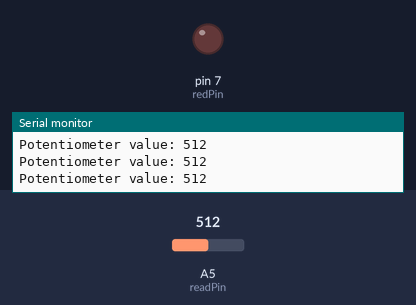
A sketch run on a simulated Arduino Uno, built with avr-gcc and run on an emulated ATmega328P. Parts: output pins drawn as LEDs (lit = HIGH), the last lines printed to the serial monitor. Inputs (shaded band) come from the test bench; at power-on: A5 (readPin) = 512.

Above: at 1.3 s.
1.4 s: A5 (readPin) set to 991
3.2 s: A5 (readPin) set to 1009
At 4.8 s:
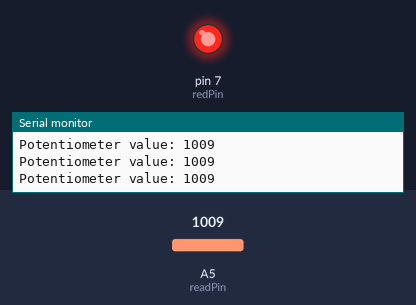
5.5 s: A5 (readPin) set to 990
At 6.3 s:
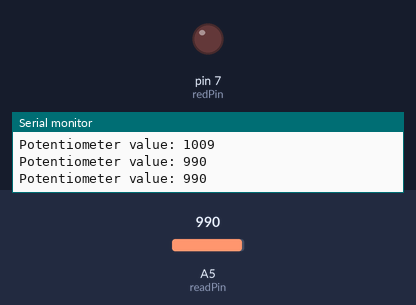
7.5 s: A5 (readPin) set to 1010
At 9.2 s:
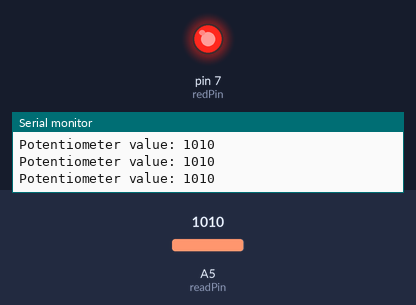
Timing chart, 0 to 10.5 s (numbered marks = the images above; inputs shaded):
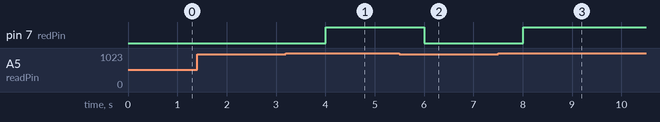

The sketch:

while_loop.ino
```cpp
int v = 0;
int potVal;
int redPin = 7;
int readPin = A5;
int delayTime = 500;

void setup() {
  pinMode(readPin, INPUT);
  pinMode(redPin, OUTPUT);
  Serial.begin(9600);
}

void loop() {

  // Check potentiometer value
  potVal = analogRead(readPin);
  Serial.print("Potentiometer value: ");
  Serial.println(potVal);
  delay(delayTime);

  // Check potentiometer value is greater than 1000 then lit the LED Bulb
  while(potVal > 1000) {
    digitalWrite(redPin, HIGH);
    // Keep Reading the Potentiometer Else this loop will run continuously
    potVal = analogRead(readPin);
    Serial.print("Potentiometer value: ");
    Serial.println(potVal);
    delay(delayTime);
  }

  // Off the LED if potentiometer value is less than 1000
  digitalWrite(redPin, LOW);
}
```

Measured:
- the behaviour switches between 1000 and 1001 on A5 (readPin) (found by bisection; images 0 and 1)
- after the input at 3.2 s, pin 7 (redPin): LOW → HIGH after 0.80 s
- after the input at 5.5 s, pin 7 (redPin): HIGH → LOW after 0.51 s
- after the input at 7.5 s, pin 7 (redPin): LOW → HIGH after 0.51 s
